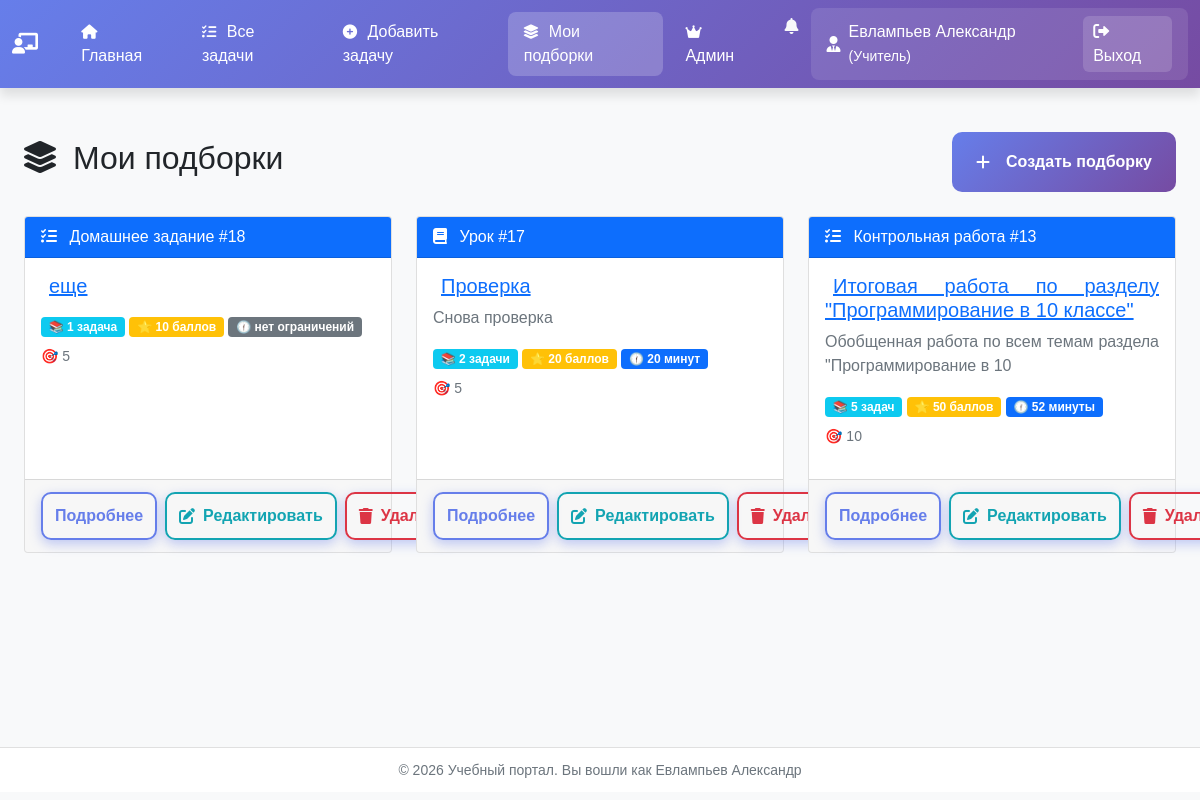
/tasks/collections/ (signed in), run on an earlier commit of the app's database.
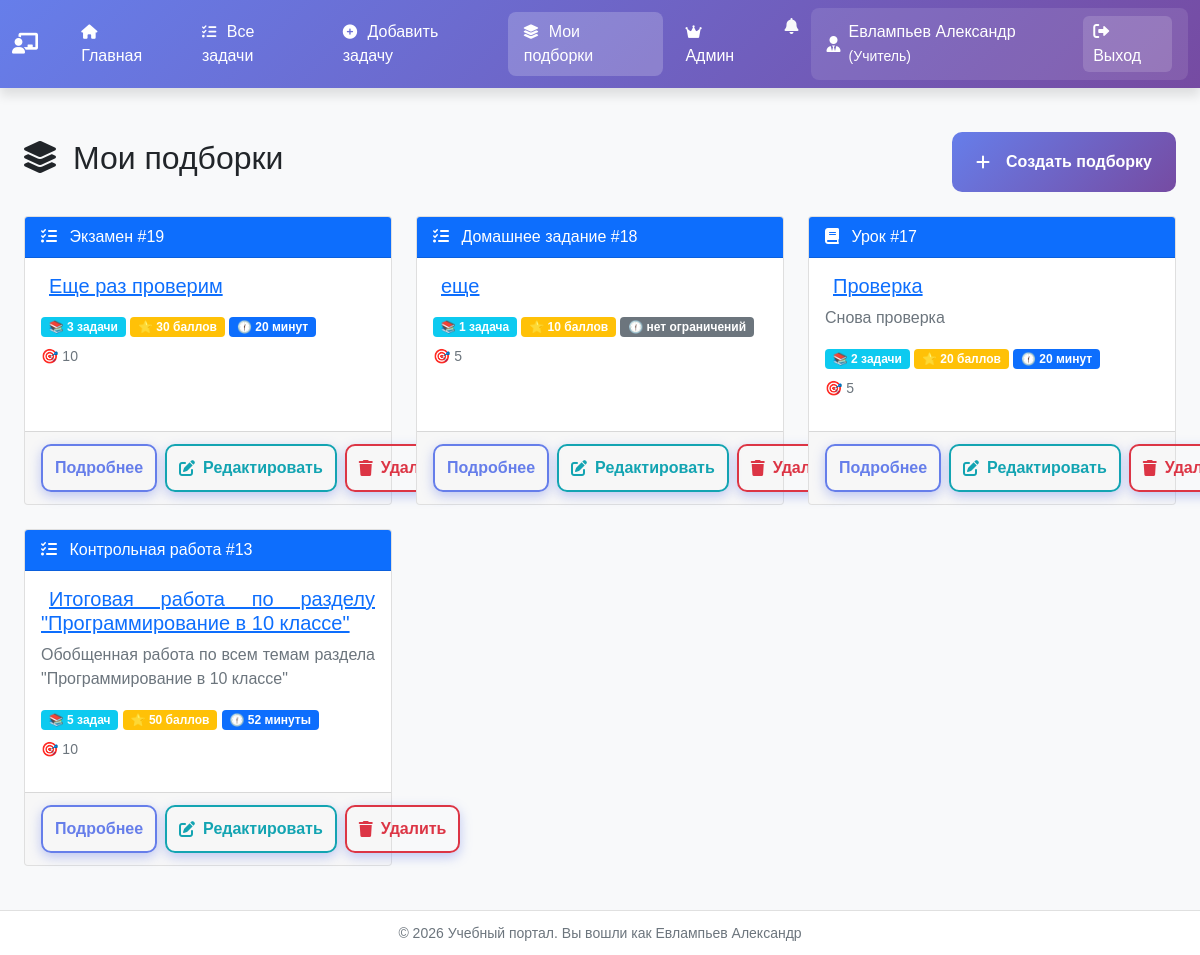
And on a later commit of the database.
### users_app/models.py (models this page shows, shortened)
class User(AbstractUser):
    USER_TYPES = (
        ('teacher', 'Учитель'),
        ('student', 'Ученик'),
    )
    user_type = models.CharField(max_length=10, choices=USER_TYPES, default='student')
    middle_name = models.CharField('Отчество', max_length=50, blank=True)
    class Meta:
        verbose_name = 'Пользователь'
        verbose_name_plural = 'Пользователи'

### task_description_app/collections/models.py (models this page shows, shortened)
class Collection(models.Model):
    COLLECTION_TYPES = (
        ('lesson', 'Урок'),
        ('test', 'Контрольная работа'),
        ('exam', 'Экзамен'),
        ('homework', 'Домашнее задание'),
    )
    title = models.CharField('Название', max_length=200)
    description = models.TextField('Описание', blank=True)
    collection_type = models.CharField('Тип', max_length=20, choices=COLLECTION_TYPES, default='lesson')
    author = models.ForeignKey(
        settings.AUTH_USER_MODEL,
        on_delete=models.CASCADE,
        related_name='created_collections'
    )
    target_class = models.CharField('Класс', max_length=50, blank=True)
    target_group = models.IntegerField('Группа', null=True, blank=True)
    is_public = models.BooleanField('Публичная', default=True)
    show_results = models.BooleanField('Показывать результаты', default=True)
    time_limit = models.IntegerField('Ограничение времени (мин)', null=True, blank=True)
    created_at = models.DateTimeField(auto_now_add=True)
    updated_at = models.DateTimeField(auto_now=True)
    tasks = models.ManyToManyField(Task, through='CollectionItem', related_name='collections')
    class Meta:
        db_table = 'task_description_app_collection'
        ordering = ['-created_at']
        verbose_name = 'Подборка задач'
        verbose_name_plural = 'Подборки задач'
    def get_total_score(self):
        return sum(item.max_score for item in self.collection_items.all())
    def get_task_count(self):
        return self.collection_items.count()

class CollectionItem(models.Model):
    collection = models.ForeignKey(
        Collection,
        on_delete=models.CASCADE,
        related_name='collection_items'
    )
    task = models.ForeignKey(Task, on_delete=models.CASCADE)
    order = models.IntegerField('Порядок', default=0)
    max_score = models.IntegerField('Максимальный балл', default=10)
    required = models.BooleanField('Обязательная', default=True)
    class Meta:
        db_table = 'task_description_app_collectionitem'
        ordering = ['order']
        unique_together = ['collection', 'task']

### task_description_app/collections/views.py (the view)
# urls.py: path('', views.collection_list, name='list'),
def collection_list(request):
    collections = Collection.objects.filter(author=request.user) if request.user.is_authenticated else []
    if request.user.user_type == 'teacher':
        collections = Collection.objects.filter(
            models.Q(author=request.user) | models.Q(is_public=True)
        ).distinct()
    context = {
        'collections': collections,
        'title': 'Мои подборки',
    }
    return render(request, 'task_description_app/collections/collection_list.html', context)

### users_app/templatetags/pluralize_ru.py (called while the page is built)
@register.filter
def pluralize_ru(value, arg):
    try:
        count = int(value)
        forms = arg.split(',')
        if len(forms) != 3:
            return f"{count} {arg}"
        last_two = count % 100
        last_digit = count % 10
        if 11 <= last_two <= 19:
            return f"{count} {forms[2]}"
        elif last_digit == 1:
            return f"{count} {forms[0]}"
        elif 2 <= last_digit <= 4:
            return f"{count} {forms[1]}"
        else:
            return f"{count} {forms[2]}"
    except (ValueError, TypeError):
        return f"{value} {arg}"

### templates/task_description_app/collections/collection_list.html (shortened to what this page needs)
{% extends "base.html" %}
{% load static %}
{% load pluralize_ru %}
{% block extra_css %}
    <link rel="stylesheet" href="{% static 'collections/css/collections.css' %}">
{% endblock %}
{% block content %}
    <div class="container mt-4">
        <div class="d-flex justify-content-between align-items-center mb-4">
            <div>
                <h2>
                    <i class="fas fa-layer-group me-2"></i>
                    Мои подборки
                </h2>
            </div>
            <div>
                {% if user.user_type == 'teacher' %}
                    <a href="{% url 'tasks_&_collections:collections:create' %}" class="btn btn-primary">
                        <i class="fas fa-plus me-2"></i>Создать подборку
                    </a>
                {% endif %}
            </div>
        </div>
        {% if collections %}
            <div class="row">
                {% for collection in collections %}
                    <div class="col-md-4 mb-4">
                        <div class="card h-100">
                            <div class="card-header bg-primary text-white">
                                <i class="fas {% if collection.collection_type == 'lesson' %}fa-book{% else %}fa-tasks{% endif %} me-2"></i>
                                {{ collection.get_collection_type_display }} #{{ collection.id }}
                            </div>
                            <div class="card-body">
                                <h5 class="card-title">
                                    <a href="{% url 'tasks_&_collections:collections:detail' collection.id %}"
                                       class="card-hover p-2">
                                        {{ collection.title }}
                                    </a>
                                </h5>
                                <p class="card-text text-muted">{{ collection.description|truncatechars:100 }}</p>
                                <div class="mb-2">
                                    <span class="badge bg-info">📚 {{ collection.get_task_count|pluralize_ru:"задача,задачи,задач" }} </span>
                                    <span class="badge bg-warning">⭐ {{ collection.get_total_score|pluralize_ru:"балл,балла,баллов" }}</span>
                                    {% if collection.time_limit is None %}
                                        <span class="badge bg-secondary">🕧 нет ограничений</span>
                                    {% else %}
                                        <span class="badge bg-primary">🕧 {{ collection.time_limit|pluralize_ru:"минута,минуты,минут" }} </span>
                                    {% endif %}
                                </div>
                                {% if collection.target_class %}
                                    <p class="small text-muted">🎯 {{ collection.target_class }}</p>
                                {% endif %}
                            </div>
                            <div class="card-footer">
                                <div class="d-flex gap-2">
                                    <a href="{% url 'tasks_&_collections:collections:detail' collection.id %}"
                                       class="btn btn-little btn-outline">
                                        Подробнее
                                    </a>
                                    {% if collection.author == user %}
                                        <a href="{% url 'tasks_&_collections:collections:edit' collection.id %}"
                                           class="btn btn-little btn-outline-sms">
                                            <i class="fas fa-edit"></i> Редактировать
                                        </a>
                                    {% endif %}
                                    <form method="post"
                                          action="{% url 'tasks_&_collections:collections:delete' collection.id %}"
                                          onsubmit="return confirm('Вы уверены, что хотите удалить подборку «{{ collection.title }}»? Это действие необратимо.');"
                                          style="display: inline;">
                                        <button type="submit" class="btn btn-little btn-remove-test">
                                            <i class="fas fa-trash"></i> Удалить
                                        </button>
                                    </form>
                                </div>
                            </div>
                        </div>
                    </div>
                {% endfor %}
            </div>
        {% endif %}
    </div>
{% endblock %}

### templates/base.html (shortened to what this page needs)
<!DOCTYPE html>
<html lang="ru">
<head>
    {% load static %}
    <link rel="stylesheet" href="https://cdn.jsdelivr.net/npm/bootstrap@5.1.3/dist/css/bootstrap.min.css">
    <link rel="stylesheet" href="https://cdnjs.cloudflare.com/ajax/libs/font-awesome/6.0.0/css/all.min.css">
    <link rel="stylesheet"
          href="https://cdnjs.cloudflare.com/ajax/libs/highlight.js/11.9.0/styles/atom-one-dark.min.css">
    <link rel="stylesheet" href="{% static 'css/base/style.css' %}">
    {% if user.user_type == 'teacher' %}
        <link rel="stylesheet" href="{% static 'notifications/css/notifications.css' %}">
    {% endif %}
    <link rel="stylesheet" href="{% static 'css/components/buttons.css' %}">
    <link rel="stylesheet" href="{% static 'css/components/tabs.css' %}">
    {% block extra_css %}{% endblock %}
</head>
<body>
<nav class="navbar navbar-expand-lg navbar-dark">
    <div class="container">
        <a class="navbar-brand" href="{% url 'home' %}">
            <i class="fas {% if user.user_type == 'teacher' %}fa-chalkboard-teacher{% elif user.user_type == 'student' %}fa-user-graduate{% else %}fa-graduation-cap{% endif %} me-2"></i>
        </a>
        <div class="collapse navbar-collapse" id="navbarNav">
            {% if user.is_authenticated %}
                <ul class="navbar-nav me-auto">
                {% if user.user_type == 'teacher' %}
                    <ul class="navbar-nav me-auto">
                    <li class="nav-item">
                        <a class="nav-link {% if request.path == '/' or '/teacher/' in request.path %}active{% endif %}"
                           href="{% url 'teacher_dashboard' %}">
                            <i class="fas fa-home"></i> Главная
                        </a>
                    </li>
                    <li class="nav-item">
                        <a class="nav-link {% if '/tasks/' in request.path and '/tasks/task/add/' not in request.path and '/tasks/collections/' not in request.path and '/teacher/student/' not in request.path %}active{% endif %}"
                           href="{% url 'tasks_&_collections:tasks:list' %}">
                            <i class="fas fa-tasks"></i> Все задачи
                        </a>
                    </li>
                    <li class="nav-item">
                        <a class="nav-link {% if '/tasks/task/add/' in request.path %}active{% endif %}"
                           href="{% url 'tasks_&_collections:tasks:add' %}">
                            <i class="fas fa-plus-circle"></i> Добавить задачу
                        </a>
                    </li>
                    <li class="nav-item">
                        <a class="nav-link {% if '/tasks/collections/' in request.path and '/tasks/collections/my-assignments' not in request.path %}active{% endif %}"
                           href="{% url 'tasks_&_collections:collections:list' %}">
                            <i class="fas fa-layer-group"></i> Мои подборки
                        </a>
                    </li>
                {% endif %}
            {% if user.is_superuser %}
                <li class="nav-item">
                    <a class="nav-link" href="{% url 'assign_teacher' %}">
                        <i class="fas fa-crown me-1"></i> Aдмин
                    </a>
                </li>
            {% endif %}
            </ul>
                {% if user.user_type == 'teacher' %}
                    <div class="nav-item">
                        {% include 'notifications/widget.html' %}
                    </div>
                {% endif %}
                <div class="user-menu">
                    <i class="fas {% if user.user_type == 'teacher' %}fa-user-tie{% else %}fa-user{% endif %}"></i>
                    <span class="user-name">
                            {{ user.last_name }} {{ user.first_name }}
                        {% if user.user_type == 'teacher' %}
                            <small>(Учитель)</small>
                        {% else %}
                            <small>(Ученик)</small>
                        {% endif %}
                        </span>
                    <a href="{% url 'logout' %}" class="logout-btn" onclick="return confirm('Выйти из системы?')">
                        <i class="fas fa-sign-out-alt me-1"></i> Выход
                    </a>
                </div>
            {% endif %}
        </div>
    </div>
</nav>
<div class="main-content">
    <div class="container">
        {% block content %}
        {% endblock %}
    </div>
</div>
<footer class="footer">
    <div class="container text-center">
        <small>
            &copy; {% now "Y" %} Учебный портал.
            {% if user.is_authenticated %}
                Вы вошли как {{ user.last_name }} {{ user.first_name }}
            {% else %}
                Все права защищены
            {% endif %}
        </small>
    </div>
</footer>
</body>
</html>

### templates/notifications/widget.html (shortened to what this page needs)
<div class="dropdown notifications-dropdown">
    <button class="btn btn-outline-light btn-little position-relative" type="button" id="notificationsDropdown"
            data-bs-toggle="dropdown">
        <i class="fas fa-bell"></i>
    </button>
</div>

### static/css/base/style.css (style rules this page uses)
* { margin: 0; padding: 0; box-sizing: border-box; }
html, body { width: 100%; overflow-x: auto; }
body { background: #f8f9fa; font-family: 'GOST type B', Tahoma, Geneva, Verdana, sans-serif; min-height: 99vh; display: flex; flex-direction: column; }
.container { width: 100%; max-width: 1980px; }
.navbar { background: linear-gradient(135deg, #667eea 0%, #764ba2 100%); box-shadow: 0 8px 10px rgba(0, 0, 0, 0.1); }
.navbar-brand, .nav-link { color: white !important; }
.navbar-brand { font-weight: 600; font-size: 1.3rem; }
.nav-link { position: relative; padding: 0.5rem 1rem !important; margin: 0 0.2rem; border-radius: 8px; transition: all 0.3s; }
.nav-link.active { background: rgba(255, 255, 255, 0.2); font-weight: 500; }
.nav-link i { margin-right: 6px; font-size: 0.9rem; }
.me-auto { margin: auto; }
.user-menu { display: flex; align-items: center; color: white; padding: 0.5rem 1rem; border-radius: 8px; background: rgba(255, 255, 255, 0.1); }
.user-menu i { margin-right: 8px; font-size: 1rem; }
.user-name { margin-right: 12px; font-weight: 500; }
.main-content { flex: 1; padding: 20px 0; }
.footer { background: white; padding: 10px 0; margin-top: auto; border-top: 1px solid #e0e0e0; color: #6c757d; }
.mb-4 { text-align: justify; }
p { text-align: justify; }

### static/css/components/buttons.css (style rules this page uses)
.btn { width: 100%; justify-content: center; padding: 18px 24px; border: none; border-radius: 10px; font-size: 1em; font-weight: 600; cursor: pointer; transition: all 0.3s ease; text-decoration: none; display: inline-flex; align-items: center; gap: 8px; }
.btn-secondary, .btn-success, .btn-warning, .btn-delete, .btn-primary, .btn-start { color: white; }
.btn-primary { background: linear-gradient(135deg, #667eea 0%, #764ba2 100%); }
.btn-outline { background: transparent; color: #667eea; border: 2px solid #667eea; box-shadow: 0 4px 12px rgba(102, 126, 234, 0.4); }
.btn-outline-sms { background: transparent; color: #13a4b2; border: 2px solid #13a4b2; box-shadow: 0 4px 12px rgba(102, 126, 234, 0.4); }
.logout-btn { color: white; text-decoration: none; padding: 4px 10px; border-radius: 6px; background: rgba(255, 255, 255, 0.15); transition: all 0.3s; }
.btn-remove-test { background: transparent; color: #dc3545; border: 2px solid #dc3545; box-shadow: 0 4px 12px rgba(102, 126, 234, 0.4); cursor: pointer; }
.btn-little { padding: 10px 12px; }

### task_description_app/static/collections/css/collections.css (style rules this page uses)
.card-footer { border-radius: 0 0 calc(.25rem - 1px) calc(.25rem - 1px); padding: 0.75rem 1rem; background-color: rgba(0, 0, 0, .03); border-top: 1px solid rgba(0, 0, 0, .125); gap: 10px; flex-wrap: wrap; }

What changed in the data, as far as the page shows it:
added Collection: collection_type "Экзамен", id "19", title "Еще раз проверим", target_class "10", shows "Редактировать"
changed Collection "Итоговая работа по разделу \"Программирование в 10 классе\"": description "Обобщенная работа по всем темам раздела \"Программирование в 10" → "Обобщенная работа по всем темам раздела \"Программирование в 10 классе\""
